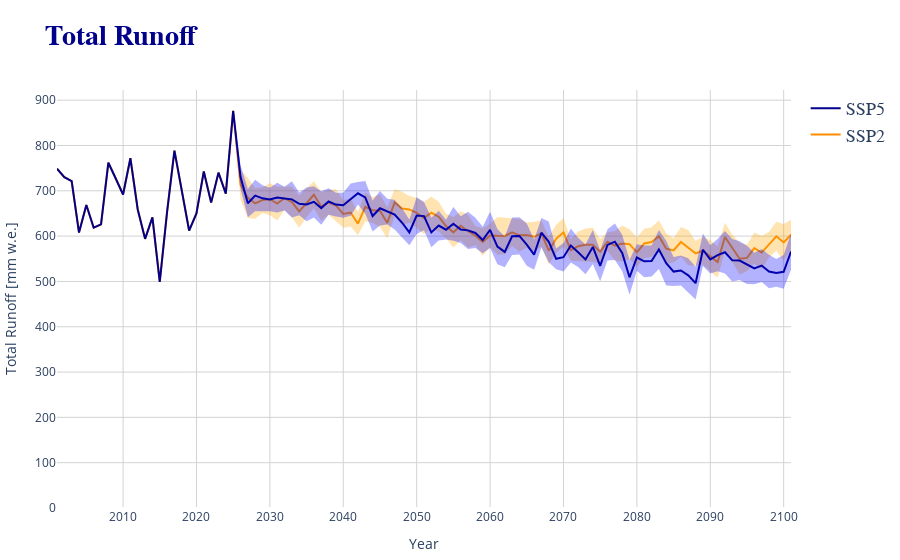

The cell this chart's notebook holds for it:
### Markdown cell above
We are going to use the `plotly` library again to create interactive plots. For now, let's plot *total discharge* over all ensemble members. You can change the variables and resampling frequency in the example at will.

### Code cell
from tools.plots import plot_ci_matilda

# Application example
plot_ci_matilda('total_runoff',dic=matilda_scenarios, resample_freq='YE', show=True)
